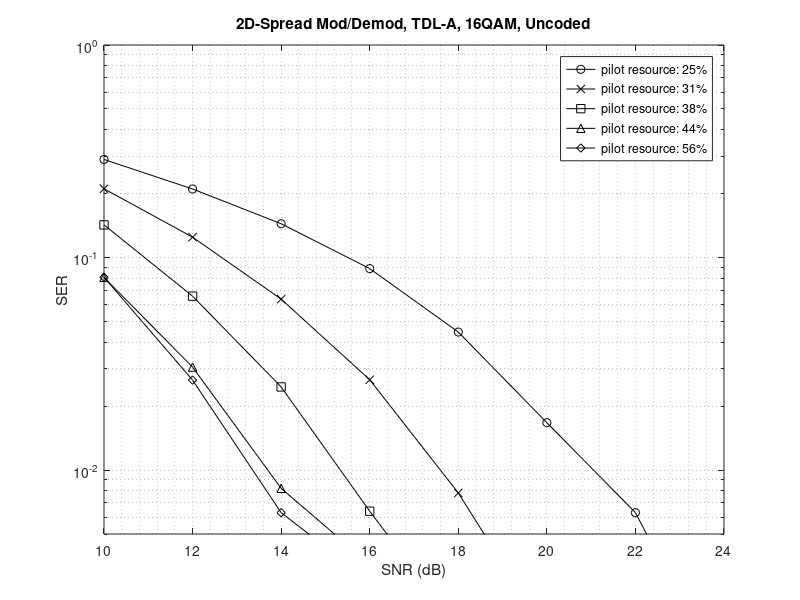
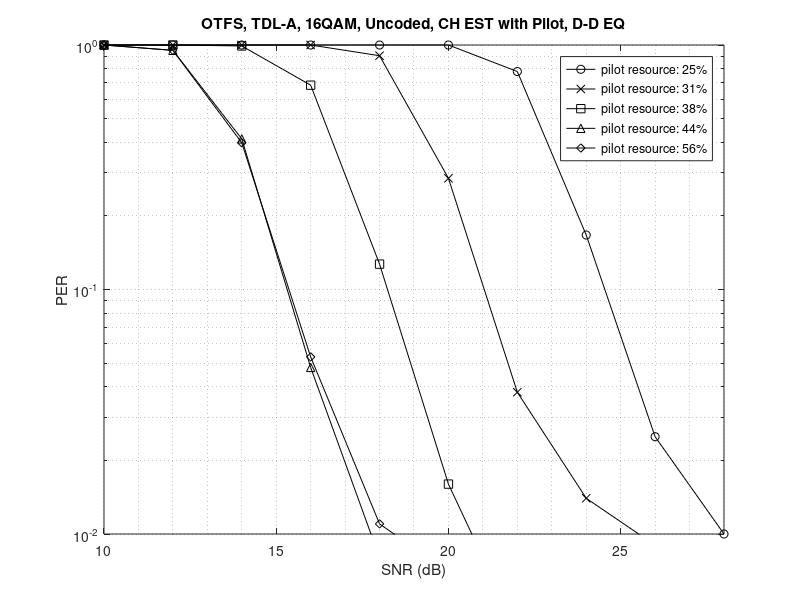

Recreate these plots in MATLAB, in order.
% Simulator: test_ch_conv_script
% TDL-A
% 0.01 us rms delay spread
% 3 km/h mobility

% [SNR, NUM PKTS, SER TFEQ, SER DDEQ, PER TFEQ, PER DDEQ]
% 1) OTFS with cyclic postfix / pilot size 16 (channel estimation with pilot)
% 2) OTFS with cyclic postfix / pilot size 20 (channel estimation with pilot)
% 3) OTFS with cyclic postfix / pilot size 24 (channel estimation with pilot)
% 4) OTFS with cyclic postfix / pilot size 28 (channel estimation with pilot)

% with cyclic postfix / synch delayed to prevent inter-symbol interference
% pilot size: 16x14 / guard: 8x14
per_pilot16 = [...
    10.0   1000  0.1554  0.2894  0.3440  1.0000
    12.0   1000  0.0901  0.2101  0.1950  1.0000
    14.0   1000  0.0692  0.1442  0.1430  1.0000
    16.0   1000  0.0368  0.0887  0.0770  1.0000
    18.0   1000  0.0254  0.0446  0.0560  1.0000
    20.0   1000  0.0169  0.0167  0.0420  1.0000
    22.0   1000  0.0133  0.0063  0.0320  0.7790
    24.0   1000  0.0060  0.0010  0.0160  0.1670
    26.0   1000  0.0069  0.0013  0.0190  0.0250
    28.0   1000  0.0049  0.0013  0.0090  0.0100];

% with cyclic postfix / synch delayed to prevent inter-symbol interference
% pilot size: 20x14 / guard: 10x14
per_pilot20 = [...
    10.0   1000  0.1503  0.2106  0.3310  1.0000
    12.0   1000  0.1000  0.1247  0.2140  1.0000
    14.0   1000  0.0610  0.0637  0.1290  1.0000
    16.0   1000  0.0443  0.0266  0.0970  1.0000
    18.0   1000  0.0251  0.0078  0.0530  0.9040
    20.0   1000  0.0194  0.0017  0.0400  0.2850
    22.0   1000  0.0098  0.0020  0.0250  0.0380
    24.0   1000  0.0088  0.0017  0.0270  0.0140
    26.0   1000  0.0084  0.0008  0.0250  0.0090
    28.0   1000  0.0028  0.0004  0.0120  0.0060];
  
% with cyclic postfix / synch delayed to prevent inter-symbol interference
% pilot size: 24x14 / guard: 12x14
per_pilot24 = [...
    10.0   1000  0.1503  0.1424  0.3270  1.0000
    12.0   1000  0.1045  0.0658  0.2110  1.0000
    14.0   1000  0.0747  0.0246  0.1490  0.9910
    16.0   1000  0.0412  0.0064  0.0900  0.6850
    18.0   1000  0.0283  0.0018  0.0680  0.1270
    20.0   1000  0.0157  0.0006  0.0370  0.0160
    22.0   1000  0.0107  0.0001  0.0290  0.0040
    24.0   1000  0.0125  0.0001  0.0220  0.0050
    26.0   1000  0.0044  0.0007  0.0130  0.0030
    28.0   1000  0.0070  0.0003  0.0160  0.0050];

% with cyclic postfix / synch delayed to prevent inter-symbol interference
% pilot size: 28x14 / guard: 14x14
per_pilot28 = [...
    10.0   1000  0.1381  0.0806  0.2880  1.0000
    12.0   1000  0.1010  0.0305  0.1940  0.9510
    14.0   1000  0.0630  0.0082  0.1280  0.4130
    16.0   1000  0.0425  0.0036  0.0790  0.0480
    18.0   1000  0.0296  0.0008  0.0600  0.0080
    20.0   1000  0.0203  0.0018  0.0390  0.0060
    22.0   1000  0.0131  0.0013  0.0310  0.0030
    24.0   1000  0.0051  0.0000  0.0190  0.0000
    26.0   1000  0.0057  0.0004  0.0140  0.0010
    28.0   1000  0.0042  0.0000  0.0080  0.0000];

% with cyclic postfix / synch delayed to prevent inter-symbol interference
% pilot size: 28x14 / guard: 18x14
per_pilot28a = [...
    10.0   1000  0.1470  0.0807  0.2960  1.0000
    12.0   1000  0.1059  0.0265  0.2120  0.9510
    14.0   1000  0.0688  0.0063  0.1280  0.3980
    16.0   1000  0.0451  0.0030  0.0890  0.0530
    18.0   1000  0.0278  0.0016  0.0580  0.0110
    20.0   1000  0.0199  0.0009  0.0470  0.0070
    22.0   1000  0.0136  0.0006  0.0280  0.0040
    24.0   1000  0.0059  0.0004  0.0150  0.0020
    26.0   1000  0.0054  0.0005  0.0140  0.0040
    28.0   1000  0.0060  0.0002  0.0160  0.0030];

ser_otfs_tdla_v3_pilot16 = per_pilot16(:, [1 4]);
per_otfs_tdla_v3_pilot16 = per_pilot16(:, [1 6]);
ser_otfs_tdla_v3_pilot20 = per_pilot20(:, [1 4]);
per_otfs_tdla_v3_pilot20 = per_pilot20(:, [1 6]);
ser_otfs_tdla_v3_pilot24 = per_pilot24(:, [1 4]);
per_otfs_tdla_v3_pilot24 = per_pilot24(:, [1 6]);
ser_otfs_tdla_v3_pilot28 = per_pilot28(:, [1 4]);
per_otfs_tdla_v3_pilot28 = per_pilot28(:, [1 6]);
ser_otfs_tdla_v3_pilot28a = per_pilot28a(:, [1 4]);
per_otfs_tdla_v3_pilot28a = per_pilot28a(:, [1 6]);

figure
semilogy(ser_otfs_tdla_v3_pilot16(:,1),ser_otfs_tdla_v3_pilot16(:,2),'-ko'), hold on
semilogy(ser_otfs_tdla_v3_pilot20(:,1),ser_otfs_tdla_v3_pilot20(:,2),'-kx')
semilogy(ser_otfs_tdla_v3_pilot24(:,1),ser_otfs_tdla_v3_pilot24(:,2),'-ks')
semilogy(ser_otfs_tdla_v3_pilot28(:,1),ser_otfs_tdla_v3_pilot28(:,2),'-k^')
semilogy(ser_otfs_tdla_v3_pilot28a(:,1),ser_otfs_tdla_v3_pilot28a(:,2),'-kd'), hold off
grid minor
title('2D-Spread Mod/Demod, TDL-A, 16QAM, Uncoded')
xlabel('SNR (dB)'), ylabel('SER')
legend('pilot resource: 25%', 'pilot resource: 31%', 'pilot resource: 38%', 'pilot resource: 44%', 'pilot resource: 56%')
axis([10 24 5e-3 1])

figure
semilogy(per_otfs_tdla_v3_pilot16(:,1),per_otfs_tdla_v3_pilot16(:,2),'-ko'), hold on
semilogy(per_otfs_tdla_v3_pilot20(:,1),per_otfs_tdla_v3_pilot20(:,2),'-kx')
semilogy(per_otfs_tdla_v3_pilot24(:,1),per_otfs_tdla_v3_pilot24(:,2),'-ks')
semilogy(per_otfs_tdla_v3_pilot28(:,1),per_otfs_tdla_v3_pilot28(:,2),'-k^')
semilogy(per_otfs_tdla_v3_pilot28a(:,1),per_otfs_tdla_v3_pilot28a(:,2),'-kd'), hold off
grid minor
title('OTFS, TDL-A, 16QAM, Uncoded, CH EST with Pilot, D-D EQ')
xlabel('SNR (dB)'), ylabel('PER')
legend('pilot resource: 25%', 'pilot resource: 31%', 'pilot resource: 38%', 'pilot resource: 44%', 'pilot resource: 56%')
axis([10 28 1e-2 1])
